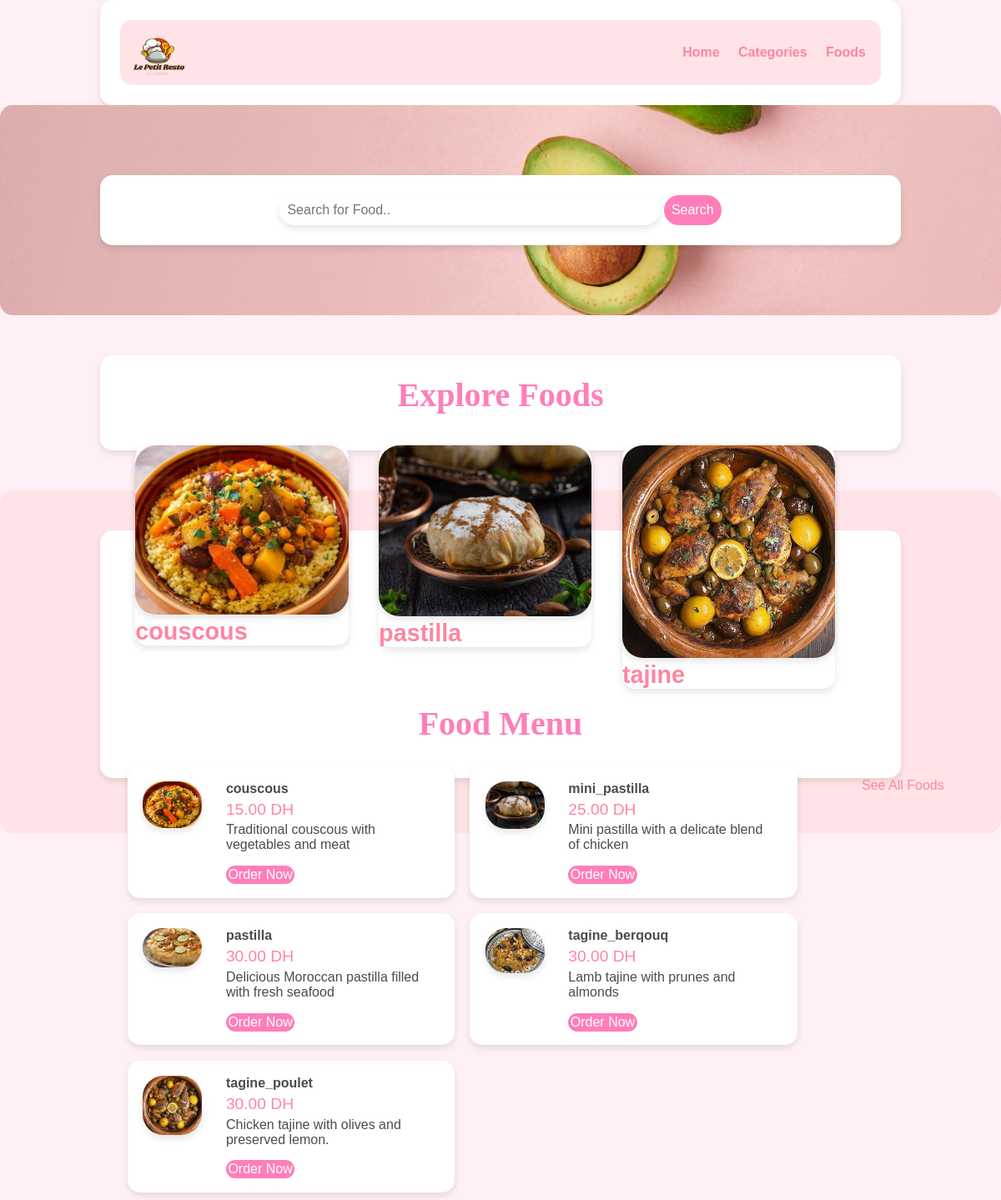
The page / on the database its author committed.
### tables this page shows
CREATE TABLE tbl_category (
  id int(10) UNSIGNED NOT NULL AUTO_INCREMENT,
  title varchar(100) NOT NULL,
  image_name varchar(255) NOT NULL,
  featured varchar(10) NOT NULL,
  active varchar(10) NOT NULL,
  PRIMARY KEY (id)
);

CREATE TABLE tbl_food (
  id int(10) UNSIGNED NOT NULL AUTO_INCREMENT,
  title varchar(100) NOT NULL,
  description text NOT NULL,
  price decimal(10,2) NOT NULL,
  image_name varchar(255) NOT NULL,
  category_id int(10) UNSIGNED NOT NULL,
  featured varchar(10) NOT NULL,
  active varchar(10) NOT NULL,
  PRIMARY KEY (id),
  FOREIGN KEY (category_id) REFERENCES tbl_category(id)
);

### index.php (the view, shortened to what this page needs)
<?php include('partials-front/menu.php'); ?>
<section class="food-search text-center">
    <div class="container">
        <form action="<?php echo SITEURL; ?>food-search.php" method="POST">
            <input type="search" name="search" placeholder="Search for Food.." required>
            <input type="submit" name="submit" value="Search" class="btn btn-primary">
        </form>
    </div>
</section>
<section class="categories">
    <div class="container">
        <h2 class="text-center">Explore Foods</h2>
        <?php
            $sql = "SELECT * FROM tbl_category WHERE active='Yes' AND featured='Yes' LIMIT 3";
            $res = mysqli_query($conn, $sql);
            $count = mysqli_num_rows($res);
            if($count>0)
            {
                while($row=mysqli_fetch_assoc($res))
                {
                    $id = $row['id'];
                    $title = $row['title'];
                    $image_name = $row['image_name'];
                    ?>
                    <a href="<?php echo SITEURL; ?>category-foods.php?category_id=<?php echo $id; ?>">
                        <div class="box-3 float-container">
                            <?php
                                if($image_name=="")
                                {
                                    echo "<div class='error'>Image not Available</div>";
                                }
                                else
                                {
                                    ?>
                                    <img src="<?php echo SITEURL; ?>images/category/<?php echo $image_name; ?>" alt="<?php echo $title; ?>" class="img-responsive img-curve">
                                    <?php
                                }
                            ?>
                            <h3 class="float-text text-black"><?php echo $title; ?></h3>
                        </div>
                    </a>
                    <?php
                }
            }
            else
            {
                echo "<div class='error'>Category not Added.</div>";
            }
        ?>
    </div>
</section>
<section class="food-menu">
    <div class="container">
        <h2 class="text-center">Food Menu</h2>
        <?php
        $sql2 = "SELECT * FROM tbl_food WHERE active='Yes' OR featured='Yes' LIMIT 6";
        $res2 = mysqli_query($conn, $sql2);
        $count2 = mysqli_num_rows($res2);
        if($count2>0)
        {
            while($row=mysqli_fetch_assoc($res2))
            {
                $id = $row['id'];
                $title = $row['title'];
                $price = $row['price'];
                $description = $row['description'];
                $image_name = $row['image_name'];
                ?>
                <div class="food-menu-box">
                    <div class="food-menu-img">
                        <?php
                            if($image_name=="")
                            {
                                echo "<div class='error'>Image not available.</div>";
                            }
                            else
                            {
                                ?>
                                <img src="<?php echo SITEURL; ?>images/food/<?php echo $image_name; ?>" alt="<?php echo $title; ?>" class="img-responsive img-curve">
                                <?php
                            }
                        ?>
                    </div>
                    <div class="food-menu-desc">
                        <h4><?php echo $title; ?></h4>
                        <p class="food-price"><?php echo $price; ?> DH</p>
                        <p class="food-detail">
                            <?php echo $description; ?>
                        </p>
                        <br>
                        <a href="<?php echo SITEURL; ?>order.php?food_id=<?php echo $id; ?>" class="btn btn-primary">Order Now</a>
                    </div>
                </div>
                <?php
            }
        }
        else
        {
            echo "<div class='error'>Food not available.</div>";
        }
        ?>
    </div>
    <p class="text-center">
        <a href="<?php echo SITEURL; ?>foods.php">See All Foods</a>
    </p>
</section>

### partials-front/menu.php (shortened to what this page needs)
<!DOCTYPE html>
<html lang="en">
<head>
    <link rel="stylesheet" href="css/style.css">
</head>
<body>
    <section class="navbar">
        <div class="container">
            <div class="logo">
                <a href="#" title="Logo">
                    <img src="images/logo.jpeg" alt="Restaurant Logo" class="img-responsive">
                </a>
            </div>
            <div class="menu text-right">
                <ul>
                    <li>
                        <a href="<?php echo SITEURL; ?>">Home</a>
                    </li>
                    <li>
                        <a href="<?php echo SITEURL; ?>categories.php">Categories</a>
                    </li>
                    <li>
                        <a href="<?php echo SITEURL; ?>foods.php">Foods</a>
                    </li>
                </ul>
            </div>
        </div>
    </section>

### css/style.css (style rules this page uses)
* { margin: 0; padding: 0; font-family: 'Poppins', sans-serif; box-sizing: border-box; }
body { background-color: #fff0f6; color: #4b4b4b; }
h2 { color: #ff7eb9; font-size: 2.5rem; font-family: 'Dancing Script', cursive; margin-bottom: 2%; text-align: center; }
h3 { font-size: 1.8rem; color: #ff85a1; }
.container { width: 80%; margin: 0 auto; padding: 2%; background-color: #fff; border-radius: 15px; box-shadow: 0px 4px 8px rgba(0, 0, 0, 0.1); }
.img-responsive { width: 100%; border-radius: 15px; }
.img-curve { border-radius: 25px; box-shadow: 0px 4px 8px rgba(0, 0, 0, 0.1); }
.text-right { text-align: right; }
.text-center { text-align: center; }
a { color: #ff85a1; text-decoration: none; transition: color 0.3s; }
.btn { padding: 1%; border: none; font-size: 1rem; border-radius: 25px; transition: 0.3s; text-align: center; }
.btn-primary { background-color: #ff7eb9; color: white; cursor: pointer; }
.logo { width: 10%; float: left; }
.menu { line-height: 60px; background-color: #ffe3e6; padding: 1%; border-radius: 15px; }
.menu ul { list-style-type: none; }
.menu ul li { display: inline; padding: 1%; font-weight: bold; }
.food-search { background-image: url(../images/bg.jpg); background-size: cover; background-repeat: no-repeat; background-position: center; padding: 7% 0; border-radius: 15px; }
.food-search input[type="search"] { width: 50%; padding: 1%; font-size: 1rem; border: none; border-radius: 25px; box-shadow: 0px 4px 8px rgba(0, 0, 0, 0.1); }
.categories { padding: 4% 0; }
.box-3 { width: 28%; float: left; margin: 2%; background-color: #fff; border-radius: 15px; box-shadow: 0px 4px 8px rgba(0, 0, 0, 0.1); transition: transform 0.3s; }
.food-menu { background-color: #ffe3e6; padding: 4% 0; border-radius: 15px; }
.food-menu-box { width: 43%; margin: 1%; padding: 2%; float: left; background-color: #fff; border-radius: 15px; box-shadow: 0px 4px 8px rgba(0, 0, 0, 0.1); }
.food-menu-img { width: 20%; float: left; border-radius: 15px; }
.food-menu-desc { width: 70%; float: left; margin-left: 8%; }
.food-price { font-size: 1.2rem; margin: 2% 0; color: #ff85a1; }

### rows shown on the page
tbl_category: image_name+title (picture), title "couscous"
tbl_category: image_name+title (picture), title "pastilla"
tbl_category: image_name (picture), title "tajine"
tbl_food: image_name+title (picture), title "couscous", price "15.00", description "Traditional couscous with vegetables and meat"
tbl_food: image_name+title (picture), title "mini_pastilla", price "25.00", description "Mini pastilla with a delicate blend of chicken"
tbl_food: image_name+title (picture), title "pastilla", price "30.00", description "Delicious Moroccan pastilla filled with fresh seafood"
tbl_food: image_name+title (picture), title "tagine_berqouq", price "30.00", description "Lamb tajine with prunes and almonds"
tbl_food: image_name+title (picture), title "tagine_poulet", price "30.00", description "Chicken tajine with olives and preserved lemon."
